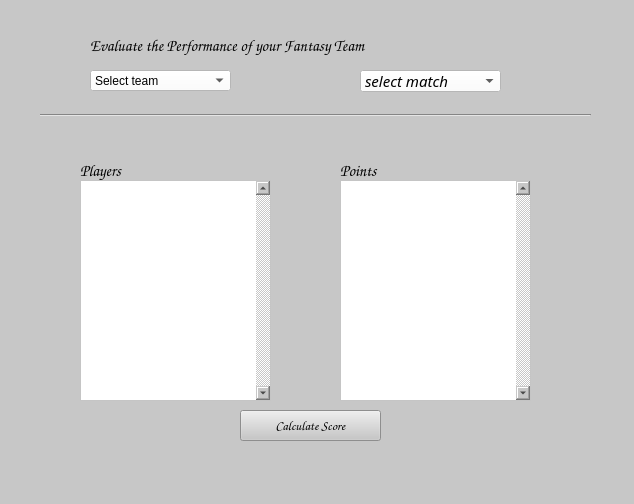
<?xml version="1.0" encoding="UTF-8"?>
<ui version="4.0">
 <class>evaluate_team</class>
 <widget class="QDialog" name="evaluate_team">
  <property name="geometry">
   <rect>
    <x>0</x>
    <y>0</y>
    <width>634</width>
    <height>504</height>
   </rect>
  </property>
  <property name="windowTitle">
   <string>Dialog</string>
  </property>
  <property name="styleSheet">
   <string notr="true">background-color: rgb(199, 199, 199);</string>
  </property>
  <widget class="QLabel" name="label">
   <property name="geometry">
    <rect>
     <x>90</x>
     <y>20</y>
     <width>411</width>
     <height>51</height>
    </rect>
   </property>
   <property name="font">
    <font>
     <family>Comic Sans MS</family>
     <pointsize>12</pointsize>
    </font>
   </property>
   <property name="text">
    <string>Evaluate the Performance of your Fantasy Team</string>
   </property>
  </widget>
  <widget class="QComboBox" name="selectteam_cb">
   <property name="geometry">
    <rect>
     <x>90</x>
     <y>70</y>
     <width>141</width>
     <height>21</height>
    </rect>
   </property>
   <property name="styleSheet">
    <string notr="true">background-color: rgb(255, 255, 255);
font: 75 italic 10pt &quot;Century Gothic&quot;;</string>
   </property>
   <property name="currentText">
    <string>Select team</string>
   </property>
   <item>
    <property name="text">
     <string>Select team</string>
    </property>
   </item>
  </widget>
  <widget class="QComboBox" name="selectmatch_cb">
   <property name="enabled">
    <bool>true</bool>
   </property>
   <property name="geometry">
    <rect>
     <x>360</x>
     <y>70</y>
     <width>141</width>
     <height>22</height>
    </rect>
   </property>
   <property name="font">
    <font>
     <family>Century Gothic</family>
     <pointsize>11</pointsize>
     <weight>9</weight>
     <italic>true</italic>
     <bold>false</bold>
    </font>
   </property>
   <property name="styleSheet">
    <string notr="true">background-color: rgb(255, 255, 255);
font: 75 italic 11pt &quot;Century Gothic&quot;;</string>
   </property>
   <item>
    <property name="text">
     <string extracomment="select amatch">select match</string>
    </property>
   </item>
   <item>
    <property name="text">
     <string>Match1</string>
    </property>
   </item>
  </widget>
  <widget class="Line" name="line">
   <property name="geometry">
    <rect>
     <x>40</x>
     <y>95</y>
     <width>551</width>
     <height>41</height>
    </rect>
   </property>
   <property name="styleSheet">
    <string notr="true">color: rgb(0, 0, 0);</string>
   </property>
   <property name="orientation">
    <enum>Qt::Horizontal</enum>
   </property>
  </widget>
  <widget class="QLabel" name="label_2">
   <property name="geometry">
    <rect>
     <x>80</x>
     <y>160</y>
     <width>81</width>
     <height>21</height>
    </rect>
   </property>
   <property name="font">
    <font>
     <family>Comic Sans MS</family>
     <pointsize>12</pointsize>
     <weight>50</weight>
     <bold>false</bold>
    </font>
   </property>
   <property name="text">
    <string>Players</string>
   </property>
  </widget>
  <widget class="QLabel" name="label_3">
   <property name="geometry">
    <rect>
     <x>340</x>
     <y>160</y>
     <width>81</width>
     <height>21</height>
    </rect>
   </property>
   <property name="font">
    <font>
     <family>Comic Sans MS</family>
     <pointsize>12</pointsize>
     <weight>50</weight>
     <bold>false</bold>
    </font>
   </property>
   <property name="text">
    <string>Points</string>
   </property>
  </widget>
  <widget class="QPushButton" name="calcscore_btn">
   <property name="enabled">
    <bool>true</bool>
   </property>
   <property name="geometry">
    <rect>
     <x>240</x>
     <y>410</y>
     <width>141</width>
     <height>31</height>
    </rect>
   </property>
   <property name="font">
    <font>
     <family>Comic Sans MS</family>
     <pointsize>10</pointsize>
    </font>
   </property>
   <property name="cursor">
    <cursorShape>ArrowCursor</cursorShape>
   </property>
   <property name="statusTip">
    <string>calculating score</string>
   </property>
   <property name="text">
    <string>Calculate Score</string>
   </property>
   <property name="autoDefault">
    <bool>false</bool>
   </property>
  </widget>
  <widget class="QListWidget" name="players_lw">
   <property name="geometry">
    <rect>
     <x>80</x>
     <y>180</y>
     <width>191</width>
     <height>221</height>
    </rect>
   </property>
   <property name="font">
    <font>
     <family>Comic Sans MS</family>
     <pointsize>10</pointsize>
     <weight>75</weight>
     <bold>true</bold>
    </font>
   </property>
   <property name="styleSheet">
    <string notr="true">background-color: rgb(255, 255, 255);</string>
   </property>
   <property name="verticalScrollBarPolicy">
    <enum>Qt::ScrollBarAlwaysOn</enum>
   </property>
   <property name="defaultDropAction">
    <enum>Qt::IgnoreAction</enum>
   </property>
   <property name="selectionMode">
    <enum>QAbstractItemView::NoSelection</enum>
   </property>
  </widget>
  <widget class="QListWidget" name="scores_lw">
   <property name="geometry">
    <rect>
     <x>340</x>
     <y>180</y>
     <width>191</width>
     <height>221</height>
    </rect>
   </property>
   <property name="font">
    <font>
     <family>Comic Sans MS</family>
     <pointsize>10</pointsize>
     <weight>75</weight>
     <bold>true</bold>
    </font>
   </property>
   <property name="styleSheet">
    <string notr="true">background-color: rgb(255, 255, 255);</string>
   </property>
   <property name="verticalScrollBarPolicy">
    <enum>Qt::ScrollBarAlwaysOn</enum>
   </property>
   <property name="selectionMode">
    <enum>QAbstractItemView::NoSelection</enum>
   </property>
  </widget>
 </widget>
 <resources/>
 <connections/>
</ui>
